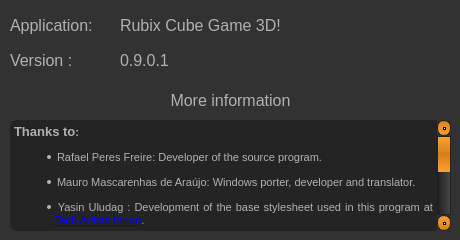
<?xml version="1.0" encoding="UTF-8"?>
<ui version="4.0">
 <class>frmAbout</class>
 <widget class="QMainWindow" name="frmAbout">
  <property name="geometry">
   <rect>
    <x>0</x>
    <y>0</y>
    <width>460</width>
    <height>240</height>
   </rect>
  </property>
  <property name="sizePolicy">
   <sizepolicy hsizetype="Fixed" vsizetype="Fixed">
    <horstretch>0</horstretch>
    <verstretch>0</verstretch>
   </sizepolicy>
  </property>
  <property name="minimumSize">
   <size>
    <width>460</width>
    <height>240</height>
   </size>
  </property>
  <property name="maximumSize">
   <size>
    <width>460</width>
    <height>240</height>
   </size>
  </property>
  <property name="windowTitle">
   <string>Rubix Cube Game 3D! | About</string>
  </property>
  <property name="windowIcon">
   <iconset resource="resource.qrc">
    <normaloff>:/Images/Icon.ico</normaloff>:/Images/Icon.ico</iconset>
  </property>
  <property name="styleSheet">
   <string notr="true">QToolTip
{
     border: 1px solid black;
     background-color: #ffa02f;
     padding: 1px;
     border-radius: 3px;
     opacity: 100;
}

QWidget
{
    color: #b1b1b1;
    background-color: #323232;
}

QWidget:item:hover
{
    background-color: QLinearGradient( x1: 0, y1: 0, x2: 0, y2: 1, stop: 0 #ffa02f, stop: 1 #ca0619);
    color: #000000;
}

QWidget:item:selected
{
    background-color: QLinearGradient( x1: 0, y1: 0, x2: 0, y2: 1, stop: 0 #ffa02f, stop: 1 #d7801a);
}

QMenuBar::item
{
    background: transparent;
}

QMenuBar::item:selected
{
    background: transparent;
    border: 1px solid #ffaa00;
}

QMenuBar::item:pressed
{
    background: #444;
    border: 1px solid #000;
    background-color: QLinearGradient(
        x1:0, y1:0,
        x2:0, y2:1,
        stop:1 #212121,
        stop:0.4 #343434/*,
        stop:0.2 #343434,
        stop:0.1 #ffaa00*/
    );
    margin-bottom:-1px;
    padding-bottom:1px;
}

QMenu
{
    border: 1px solid #000;
}

QMenu::item
{
    padding: 2px 20px 2px 20px;
}

QMenu::item:selected
{
    color: #000000;
}

QWidget:disabled
{
    color: #404040;
    background-color: #323232;
}

QAbstractItemView
{
    background-color: QLinearGradient( x1: 0, y1: 0, x2: 0, y2: 1, stop: 0 #4d4d4d, stop: 0.1 #646464, stop: 1 #5d5d5d);
}

QWidget:focus
{
    /*border: 2px solid QLinearGradient( x1: 0, y1: 0, x2: 0, y2: 1, stop: 0 #ffa02f, stop: 1 #d7801a);*/
}

QLineEdit
{
    background-color: QLinearGradient( x1: 0, y1: 0, x2: 0, y2: 1, stop: 0 #4d4d4d, stop: 0 #646464, stop: 1 #5d5d5d);
    padding: 1px;
    border-style: solid;
    border: 1px solid #1e1e1e;
    border-radius: 5;
}

QPushButton
{
    color: #b1b1b1;
    background-color: QLinearGradient( x1: 0, y1: 0, x2: 0, y2: 1, stop: 0 #565656, stop: 0.1 #525252, stop: 0.5 #4e4e4e, stop: 0.9 #4a4a4a, stop: 1 #464646);
    border-width: 1px;
    border-color: #1e1e1e;
    border-style: solid;
    border-radius: 6;
    padding: 3px;
    font-size: 12px;
    padding-left: 5px;
    padding-right: 5px;
}

QPushButton:pressed
{
    background-color: QLinearGradient( x1: 0, y1: 0, x2: 0, y2: 1, stop: 0 #2d2d2d, stop: 0.1 #2b2b2b, stop: 0.5 #292929, stop: 0.9 #282828, stop: 1 #252525);
}

QComboBox
{
    selection-background-color: #ffaa00;
    background-color: QLinearGradient( x1: 0, y1: 0, x2: 0, y2: 1, stop: 0 #565656, stop: 0.1 #525252, stop: 0.5 #4e4e4e, stop: 0.9 #4a4a4a, stop: 1 #464646);
    border-style: solid;
    border: 1px solid #1e1e1e;
    border-radius: 5;
}

QComboBox:hover,QPushButton:hover
{
    border: 2px solid QLinearGradient( x1: 0, y1: 0, x2: 0, y2: 1, stop: 0 #ffa02f, stop: 1 #d7801a);
}


QComboBox:on
{
    padding-top: 3px;
    padding-left: 4px;
    background-color: QLinearGradient( x1: 0, y1: 0, x2: 0, y2: 1, stop: 0 #2d2d2d, stop: 0.1 #2b2b2b, stop: 0.5 #292929, stop: 0.9 #282828, stop: 1 #252525);
    selection-background-color: #ffaa00;
}

QComboBox QAbstractItemView
{
    border: 2px solid darkgray;
    selection-background-color: QLinearGradient( x1: 0, y1: 0, x2: 0, y2: 1, stop: 0 #ffa02f, stop: 1 #d7801a);
}

QComboBox::drop-down
{
     subcontrol-origin: padding;
     subcontrol-position: top right;
     width: 15px;

     border-left-width: 0px;
     border-left-color: darkgray;
     border-left-style: solid; /* just a single line */
     border-top-right-radius: 3px; /* same radius as the QComboBox */
     border-bottom-right-radius: 3px;
 }

QComboBox::down-arrow
{
     image: url(:/imgs/down_arrow.png);
}

QGroupBox:focus
{
border: 2px solid QLinearGradient( x1: 0, y1: 0, x2: 0, y2: 1, stop: 0 #ffa02f, stop: 1 #d7801a);
}

QTextEdit:focus
{
    border: 2px solid QLinearGradient( x1: 0, y1: 0, x2: 0, y2: 1, stop: 0 #ffa02f, stop: 1 #d7801a);
}

QScrollBar:horizontal {
     border: 1px solid #222222;
     background: QLinearGradient( x1: 0, y1: 0, x2: 0, y2: 1, stop: 0.0 #121212, stop: 0.2 #282828, stop: 1 #484848);
     height: 7px;
     margin: 0px 16px 0 16px;
}

QScrollBar::handle:horizontal
{
      background: QLinearGradient( x1: 0, y1: 0, x2: 1, y2: 0, stop: 0 #ffa02f, stop: 0.5 #d7801a, stop: 1 #ffa02f);
      min-height: 20px;
      border-radius: 2px;
}

QScrollBar::add-line:horizontal {
      border: 1px solid #1b1b19;
      border-radius: 2px;
      background: QLinearGradient( x1: 0, y1: 0, x2: 1, y2: 0, stop: 0 #ffa02f, stop: 1 #d7801a);
      width: 14px;
      subcontrol-position: right;
      subcontrol-origin: margin;
}

QScrollBar::sub-line:horizontal {
      border: 1px solid #1b1b19;
      border-radius: 2px;
      background: QLinearGradient( x1: 0, y1: 0, x2: 1, y2: 0, stop: 0 #ffa02f, stop: 1 #d7801a);
      width: 14px;
     subcontrol-position: left;
     subcontrol-origin: margin;
}

QScrollBar::right-arrow:horizontal, QScrollBar::left-arrow:horizontal
{
      border: 1px solid black;
      width: 1px;
      height: 1px;
      background: white;
}

QScrollBar::add-page:horizontal, QScrollBar::sub-page:horizontal
{
      background: none;
}

QScrollBar:vertical
{
      background: QLinearGradient( x1: 0, y1: 0, x2: 1, y2: 0, stop: 0.0 #121212, stop: 0.2 #282828, stop: 1 #484848);
      width: 14px;
      margin: 16px 0 16px 0;
      border: 1px solid #222222;
}

QScrollBar::handle:vertical
{
      background: QLinearGradient( x1: 0, y1: 0, x2: 0, y2: 1, stop: 0 #ffa02f, stop: 0.5 #d7801a, stop: 1 #ffa02f);
      min-height: 20px;
      border-radius: 7px;
}

QScrollBar::add-line:vertical
{
      border: 1px solid #1b1b19;
      border-radius: 7px;
      background: QLinearGradient( x1: 0, y1: 0, x2: 0, y2: 1, stop: 0 #ffa02f, stop: 1 #d7801a);
      height: 14px;
      subcontrol-position: bottom;
      subcontrol-origin: margin;
}

QScrollBar::sub-line:vertical
{
      border: 1px solid #1b1b19;
      border-radius: 7px;
      background: QLinearGradient( x1: 0, y1: 0, x2: 0, y2: 1, stop: 0 #d7801a, stop: 1 #ffa02f);
      height: 14px;
      subcontrol-position: top;
      subcontrol-origin: margin;
}

QScrollBar::up-arrow:vertical, QScrollBar::down-arrow:vertical
{
      border: 1px solid black;
      width: 1px;
      height: 1px;
      background: white;
}


QScrollBar::add-page:vertical, QScrollBar::sub-page:vertical
{
      background: none;
}

QTextEdit
{
    background-color: #242424;
}

QPlainTextEdit
{
    background-color: #242424;
}

QHeaderView::section
{
    background-color: QLinearGradient(x1:0, y1:0, x2:0, y2:1, stop:0 #616161, stop: 0.5 #505050, stop: 0.6 #434343, stop:1 #656565);
    color: white;
    padding-left: 4px;
    border: 1px solid #6c6c6c;
}

QCheckBox:disabled
{
color: #414141;
}

QDockWidget::title
{
    text-align: center;
    spacing: 3px; /* spacing between items in the tool bar */
    background-color: QLinearGradient(x1:0, y1:0, x2:0, y2:1, stop:0 #323232, stop: 0.5 #242424, stop:1 #323232);
}

QDockWidget::close-button, QDockWidget::float-button
{
    text-align: center;
    spacing: 1px; /* spacing between items in the tool bar */
    background-color: QLinearGradient(x1:0, y1:0, x2:0, y2:1, stop:0 #323232, stop: 0.5 #242424, stop:1 #323232);
}

QDockWidget::close-button:hover, QDockWidget::float-button:hover
{
    background: #242424;
}

QDockWidget::close-button:pressed, QDockWidget::float-button:pressed
{
    padding: 1px -1px -1px 1px;
}

QMainWindow::separator
{
    background-color: QLinearGradient(x1:0, y1:0, x2:0, y2:1, stop:0 #161616, stop: 0.5 #151515, stop: 0.6 #212121, stop:1 #343434);
    color: white;
    padding-left: 4px;
    border: 1px solid #4c4c4c;
    spacing: 3px; /* spacing between items in the tool bar */
}

QMainWindow::separator:hover
{

    background-color: QLinearGradient(x1:0, y1:0, x2:0, y2:1, stop:0 #d7801a, stop:0.5 #b56c17 stop:1 #ffa02f);
    color: white;
    padding-left: 4px;
    border: 1px solid #6c6c6c;
    spacing: 3px; /* spacing between items in the tool bar */
}

QToolBar::handle
{
     spacing: 3px; /* spacing between items in the tool bar */
     background: url(:/imgs/handle.png);
}

QMenu::separator
{
    height: 2px;
    background-color: QLinearGradient(x1:0, y1:0, x2:0, y2:1, stop:0 #161616, stop: 0.5 #151515, stop: 0.6 #212121, stop:1 #343434);
    color: white;
    padding-left: 4px;
    margin-left: 10px;
    margin-right: 5px;
}

QProgressBar
{
    border: 2px solid grey;
    border-radius: 5px;
    text-align: center;
}

QProgressBar::chunk
{
    background-color: #d7801a;
    width: 2.15px;
    margin: 0.5px;
}

QTabBar::tab {
    color: #b1b1b1;
    border: 1px solid #444;
    border-bottom-style: none;
    background-color: #323232;
    padding-left: 10px;
    padding-right: 10px;
    padding-top: 3px;
    padding-bottom: 2px;
    margin-right: -1px;
}

QTabWidget::pane {
    border: 1px solid #444;
    top: 1px;
}

QTabBar::tab:last
{
    margin-right: 0; /* the last selected tab has nothing to overlap with on the right */
    border-top-right-radius: 3px;
}

QTabBar::tab:first:!selected
{
 margin-left: 0px; /* the last selected tab has nothing to overlap with on the right */


    border-top-left-radius: 3px;
}

QTabBar::tab:!selected
{
    color: #b1b1b1;
    border-bottom-style: solid;
    margin-top: 3px;
    background-color: QLinearGradient(x1:0, y1:0, x2:0, y2:1, stop:1 #212121, stop:.4 #343434);
}

QTabBar::tab:selected
{
    border-top-left-radius: 3px;
    border-top-right-radius: 3px;
    margin-bottom: 0px;
}

QTabBar::tab:!selected:hover
{
    /*border-top: 2px solid #ffaa00;
    padding-bottom: 3px;*/
    border-top-left-radius: 3px;
    border-top-right-radius: 3px;
    background-color: QLinearGradient(x1:0, y1:0, x2:0, y2:1, stop:1 #212121, stop:0.4 #343434, stop:0.2 #343434, stop:0.1 #ffaa00);
}

QRadioButton::indicator:checked, QRadioButton::indicator:unchecked{
    color: #b1b1b1;
    background-color: #323232;
    border: 1px solid #b1b1b1;
    border-radius: 6px;
}

QRadioButton::indicator:checked
{
    background-color: qradialgradient(
        cx: 0.5, cy: 0.5,
        fx: 0.5, fy: 0.5,
        radius: 1.0,
        stop: 0.25 #ffaa00,
        stop: 0.3 #323232
    );
}

QCheckBox::indicator{
    color: #b1b1b1;
    background-color: #323232;
    border: 1px solid #b1b1b1;
    width: 9px;
    height: 9px;
}

QRadioButton::indicator
{
    border-radius: 6px;
}

QRadioButton::indicator:hover, QCheckBox::indicator:hover
{
    border: 1px solid #ffaa00;
}

QCheckBox::indicator:checked
{
    image:url(:/imgs/checkbox.png);
}

QCheckBox::indicator:disabled, QRadioButton::indicator:disabled
{
    border: 1px solid #444;
}

QTextBrowser
{
	border-radius: 7px;
}</string>
  </property>
  <widget class="QWidget" name="centralwidget">
   <property name="sizePolicy">
    <sizepolicy hsizetype="Fixed" vsizetype="Fixed">
     <horstretch>0</horstretch>
     <verstretch>0</verstretch>
    </sizepolicy>
   </property>
   <widget class="QLabel" name="label">
    <property name="geometry">
     <rect>
      <x>10</x>
      <y>10</y>
      <width>101</width>
      <height>31</height>
     </rect>
    </property>
    <property name="font">
     <font>
      <pointsize>12</pointsize>
     </font>
    </property>
    <property name="text">
     <string>Application:</string>
    </property>
   </widget>
   <widget class="QLabel" name="label_2">
    <property name="geometry">
     <rect>
      <x>120</x>
      <y>10</y>
      <width>331</width>
      <height>31</height>
     </rect>
    </property>
    <property name="sizePolicy">
     <sizepolicy hsizetype="Fixed" vsizetype="Fixed">
      <horstretch>0</horstretch>
      <verstretch>0</verstretch>
     </sizepolicy>
    </property>
    <property name="font">
     <font>
      <pointsize>12</pointsize>
     </font>
    </property>
    <property name="text">
     <string>Rubix Cube Game 3D!</string>
    </property>
   </widget>
   <widget class="QLabel" name="label_3">
    <property name="geometry">
     <rect>
      <x>10</x>
      <y>50</y>
      <width>101</width>
      <height>21</height>
     </rect>
    </property>
    <property name="font">
     <font>
      <pointsize>12</pointsize>
     </font>
    </property>
    <property name="text">
     <string>Version :</string>
    </property>
   </widget>
   <widget class="QLabel" name="label_4">
    <property name="geometry">
     <rect>
      <x>120</x>
      <y>50</y>
      <width>331</width>
      <height>21</height>
     </rect>
    </property>
    <property name="font">
     <font>
      <pointsize>12</pointsize>
     </font>
    </property>
    <property name="text">
     <string>0.9.0.1</string>
    </property>
   </widget>
   <widget class="QLabel" name="label_5">
    <property name="geometry">
     <rect>
      <x>10</x>
      <y>90</y>
      <width>441</width>
      <height>20</height>
     </rect>
    </property>
    <property name="font">
     <font>
      <pointsize>12</pointsize>
     </font>
    </property>
    <property name="text">
     <string>More information</string>
    </property>
    <property name="alignment">
     <set>Qt::AlignCenter</set>
    </property>
   </widget>
   <widget class="QTextBrowser" name="textBrowser">
    <property name="geometry">
     <rect>
      <x>10</x>
      <y>120</y>
      <width>441</width>
      <height>111</height>
     </rect>
    </property>
    <property name="font">
     <font>
      <pointsize>12</pointsize>
     </font>
    </property>
    <property name="html">
     <string>&lt;!DOCTYPE HTML PUBLIC &quot;-//W3C//DTD HTML 4.0//EN&quot; &quot;http://www.w3.org/TR/REC-html40/strict.dtd&quot;&gt;
&lt;html&gt;&lt;head&gt;&lt;meta name=&quot;qrichtext&quot; content=&quot;1&quot; /&gt;&lt;style type=&quot;text/css&quot;&gt;
p, li { white-space: pre-wrap; }
&lt;/style&gt;&lt;/head&gt;&lt;body style=&quot; font-family:'MS Shell Dlg 2'; font-size:12pt; font-weight:400; font-style:normal;&quot;&gt;
&lt;p align=&quot;justify&quot; style=&quot; margin-top:0px; margin-bottom:0px; margin-left:0px; margin-right:0px; -qt-block-indent:0; text-indent:0px;&quot;&gt;&lt;span style=&quot; font-size:10pt; font-weight:600;&quot;&gt;Thanks to&lt;/span&gt;&lt;span style=&quot; font-size:8.25pt; font-weight:600;&quot;&gt;:&lt;/span&gt;&lt;/p&gt;
&lt;ul style=&quot;margin-top: 0px; margin-bottom: 0px; margin-left: 0px; margin-right: 0px; -qt-list-indent: 1;&quot;&gt;&lt;li style=&quot; font-size:8pt; font-weight:600;&quot; align=&quot;justify&quot; style=&quot; margin-top:12px; margin-bottom:12px; margin-left:0px; margin-right:0px; -qt-block-indent:0; text-indent:0px;&quot;&gt;&lt;span style=&quot; font-weight:400;&quot;&gt; Rafael Peres Freire: Developer of the source program.&lt;/span&gt;&lt;/li&gt;&lt;/ul&gt;
&lt;ul style=&quot;margin-top: 0px; margin-bottom: 0px; margin-left: 0px; margin-right: 0px; -qt-list-indent: 1;&quot;&gt;&lt;li style=&quot; font-size:8pt;&quot; align=&quot;justify&quot; style=&quot; margin-top:12px; margin-bottom:12px; margin-left:0px; margin-right:0px; -qt-block-indent:0; text-indent:0px;&quot;&gt; Mauro Mascarenhas de Araújo: Windows porter, developer and translator.&lt;/li&gt;
&lt;li style=&quot; font-size:8pt;&quot; align=&quot;justify&quot; style=&quot; margin-top:12px; margin-bottom:12px; margin-left:0px; margin-right:0px; -qt-block-indent:0; text-indent:0px;&quot;&gt; Yasin Uludag : Development of the base stylesheet used in this program at &lt;a href=&quot;http://tech-artists.org/forum/showthread.php?2359-Release-Qt-dark-orange-stylesheet&quot;&gt;&lt;span style=&quot; text-decoration: underline; color:#0000ff;&quot;&gt;Tech Artists forum&lt;/span&gt;&lt;/a&gt;.&lt;/li&gt;&lt;/ul&gt;
&lt;p align=&quot;justify&quot; style=&quot; margin-top:0px; margin-bottom:0px; margin-left:0px; margin-right:0px; -qt-block-indent:0; text-indent:0px;&quot;&gt;&lt;span style=&quot; font-size:10pt; font-weight:600;&quot;&gt;Licence:&lt;/span&gt;&lt;/p&gt;
&lt;ul style=&quot;margin-top: 0px; margin-bottom: 0px; margin-left: 0px; margin-right: 0px; -qt-list-indent: 1;&quot;&gt;&lt;li style=&quot; font-size:8pt; font-weight:600;&quot; align=&quot;justify&quot; style=&quot; margin-top:12px; margin-bottom:12px; margin-left:0px; margin-right:0px; -qt-block-indent:0; text-indent:0px;&quot;&gt;&lt;span style=&quot; font-weight:400;&quot;&gt; This program is under GNU - GPLv3 Licence, avilable in the directory of the &lt;/span&gt;&lt;a href=&quot;https://github.com/rafaelpfreire/rubix/blob/master/LICENSE&quot;&gt;&lt;span style=&quot; text-decoration: underline; color:#0000ff;&quot;&gt;repository of the source application&lt;/span&gt;&lt;/a&gt;&lt;span style=&quot; font-weight:400;&quot;&gt;.&lt;/span&gt;&lt;/li&gt;&lt;/ul&gt;
&lt;p align=&quot;justify&quot; style=&quot; margin-top:0px; margin-bottom:0px; margin-left:0px; margin-right:0px; -qt-block-indent:0; text-indent:0px;&quot;&gt;&lt;span style=&quot; font-size:10pt; font-weight:600;&quot;&gt;Rights:&lt;/span&gt;&lt;/p&gt;
&lt;p style=&quot;-qt-paragraph-type:empty; margin-top:0px; margin-bottom:0px; margin-left:0px; margin-right:0px; -qt-block-indent:0; text-indent:0px; font-size:8pt; font-weight:600;&quot;&gt;&lt;br /&gt;&lt;/p&gt;
&lt;p align=&quot;center&quot; style=&quot; margin-top:0px; margin-bottom:0px; margin-left:0px; margin-right:0px; -qt-block-indent:0; text-indent:0px;&quot;&gt;&lt;span style=&quot; font-size:8pt;&quot;&gt;Copyright © 2016 Rafael P. Freire | All rights reserved&lt;/span&gt;&lt;/p&gt;
&lt;p align=&quot;center&quot; style=&quot; margin-top:0px; margin-bottom:0px; margin-left:0px; margin-right:0px; -qt-block-indent:0; text-indent:0px;&quot;&gt;&lt;span style=&quot; font-size:8pt;&quot;&gt;Copyright © 2016 Nintersoft | All rights reserved&lt;/span&gt;&lt;/p&gt;&lt;/body&gt;&lt;/html&gt;</string>
    </property>
    <property name="openLinks">
     <bool>false</bool>
    </property>
   </widget>
  </widget>
 </widget>
 <resources>
  <include location="resource.qrc"/>
 </resources>
 <connections/>
</ui>
